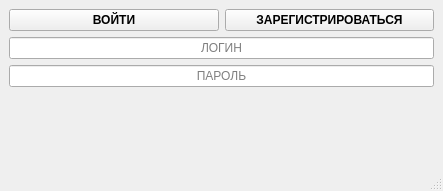
<?xml version="1.0" encoding="UTF-8"?>
<ui version="4.0">
 <class>MainWindow</class>
 <widget class="QMainWindow" name="MainWindow">
  <property name="geometry">
   <rect>
    <x>0</x>
    <y>0</y>
    <width>443</width>
    <height>191</height>
   </rect>
  </property>
  <property name="windowTitle">
   <string>MainWindow</string>
  </property>
  <widget class="QWidget" name="centralwidget">
   <layout class="QVBoxLayout" name="verticalLayout_2">
    <item>
     <layout class="QVBoxLayout" name="verticalLayout">
      <item>
       <layout class="QHBoxLayout" name="horizontalLayout_2">
        <item>
         <widget class="QPushButton" name="log_in">
          <property name="font">
           <font>
            <weight>75</weight>
            <bold>true</bold>
           </font>
          </property>
          <property name="text">
           <string>ВОЙТИ</string>
          </property>
         </widget>
        </item>
        <item>
         <widget class="QPushButton" name="registrate">
          <property name="font">
           <font>
            <weight>75</weight>
            <bold>true</bold>
           </font>
          </property>
          <property name="text">
           <string>ЗАРЕГИСТРИРОВАТЬСЯ</string>
          </property>
         </widget>
        </item>
       </layout>
      </item>
     </layout>
    </item>
    <item>
     <layout class="QVBoxLayout" name="verticalLayout_4">
      <item>
       <widget class="QLineEdit" name="login">
        <property name="text">
         <string/>
        </property>
        <property name="cursorPosition">
         <number>0</number>
        </property>
        <property name="alignment">
         <set>Qt::AlignCenter</set>
        </property>
        <property name="placeholderText">
         <string>ЛОГИН</string>
        </property>
       </widget>
      </item>
      <item>
       <widget class="QLineEdit" name="password">
        <property name="text">
         <string/>
        </property>
        <property name="alignment">
         <set>Qt::AlignCenter</set>
        </property>
        <property name="placeholderText">
         <string>ПАРОЛЬ</string>
        </property>
       </widget>
      </item>
     </layout>
    </item>
    <item>
     <widget class="QLabel" name="label">
      <property name="text">
       <string/>
      </property>
     </widget>
    </item>
   </layout>
  </widget>
  <widget class="QMenuBar" name="menubar">
   <property name="geometry">
    <rect>
     <x>0</x>
     <y>0</y>
     <width>443</width>
     <height>21</height>
    </rect>
   </property>
  </widget>
  <widget class="QStatusBar" name="statusbar"/>
 </widget>
 <resources/>
 <connections/>
</ui>
